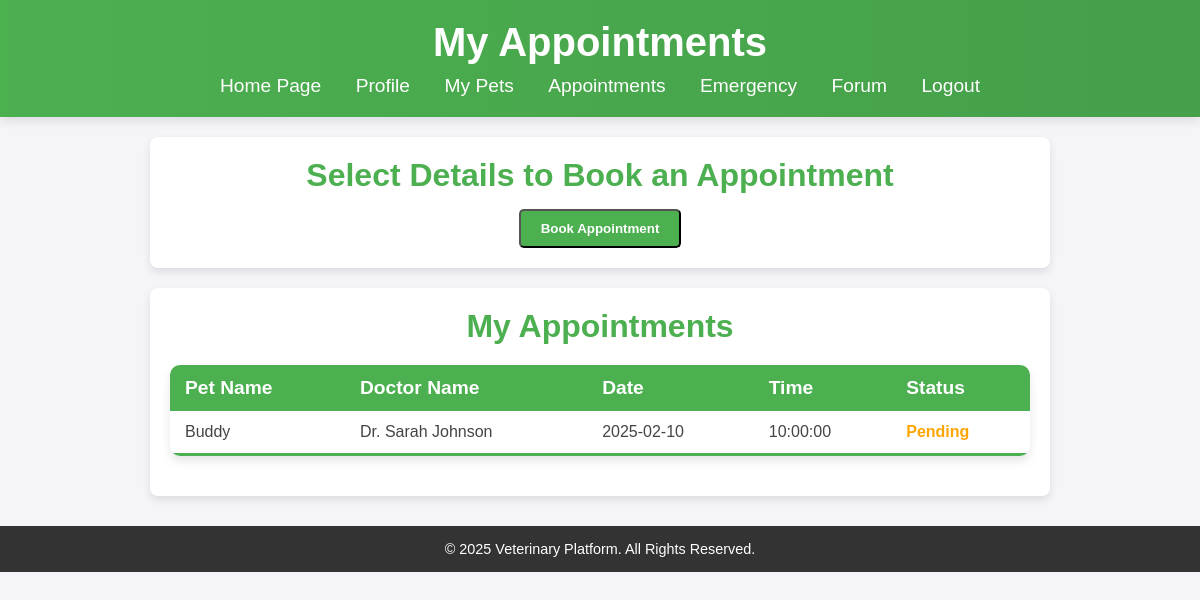
Screenshot of /user/appointments.php (signed in) with the database file from the repository.
### tables this page shows
CREATE TABLE IF NOT EXISTS appointments (
    id INT AUTO_INCREMENT PRIMARY KEY,
    pet_id INT NOT NULL,
    doctor_id INT NOT NULL,
    date DATE NOT NULL,
    time TIME NOT NULL,
    status ENUM('pending', 'confirmed', 'completed', 'canceled') DEFAULT 'pending',
    FOREIGN KEY (pet_id) REFERENCES pets(id) ON DELETE CASCADE,
    FOREIGN KEY (doctor_id) REFERENCES users(id) ON DELETE CASCADE
);

CREATE TABLE IF NOT EXISTS pets (
    id INT AUTO_INCREMENT PRIMARY KEY,
    user_id INT NOT NULL,
    name VARCHAR(255) NOT NULL,
    breed VARCHAR(255) DEFAULT NULL,
    type ENUM('dog', 'cat', 'bird', 'other') NOT NULL,
    age INT NOT NULL,
    health_status TEXT,
    FOREIGN KEY (user_id) REFERENCES users(id) ON DELETE CASCADE
);

CREATE TABLE IF NOT EXISTS users (
    id INT AUTO_INCREMENT PRIMARY KEY,
    name VARCHAR(255) NOT NULL,
    email VARCHAR(191) UNIQUE NOT NULL,
    password VARCHAR(255) NOT NULL,  
    role ENUM('admin', 'doctor', 'user') NOT NULL,
    phone VARCHAR(15) DEFAULT NULL,
    avatar VARCHAR(255) DEFAULT 'default-avatar.png',
    created_at TIMESTAMP DEFAULT CURRENT_TIMESTAMP
);

### user/appointments.php (the view, shortened to what this page needs)
<?php
include '../backend/database.php';
$user_id = $_SESSION['user_id'];
$appointments_query = "SELECT a.id, p.name AS pet_name, d.name AS doctor_name, a.date, a.time, a.status
                       FROM appointments a
                       JOIN pets p ON a.pet_id = p.id
                       JOIN users d ON a.doctor_id = d.id
                       WHERE p.user_id = ?";
$stmt = $conn->prepare($appointments_query);
$stmt->bind_param('i', $user_id);
$stmt->execute();
$appointments_result = $stmt->get_result();
?>
<!DOCTYPE html>
<html lang="en">
<head>
    <link rel="stylesheet" href="../public/css/style.css">
</head>
<body>
    <header>
        <h1>My Appointments</h1>
        <nav>
            <a href="../public/index.php">Home Page</a>
            <a href="profile.php">Profile</a>
            <a href="pets.php">My Pets</a>
            <a href="appointments.php">Appointments</a>
            <a href="emergency.php">Emergency</a>
            <a href="forum.php">Forum</a>
            <a href="../backend/logout.php">Logout</a>
        </nav>
    </header>
    <main>
        <section>
            <h2>Select Details to Book an Appointment</h2>
            <button onclick="showAppointmentForm()">Book Appointment</button>
        </section>
        <section>
            <h2>My Appointments</h2>
            <?php if ($appointments_result->num_rows > 0): ?>
                <table class="styled-table">
                    <thead>
                        <tr>
                            <th>Pet Name</th>
                            <th>Doctor Name</th>
                            <th>Date</th>
                            <th>Time</th>
                            <th>Status</th>
                        </tr>
                    </thead>
                    <tbody>
                        <?php while ($appointment = $appointments_result->fetch_assoc()): ?>
                            <tr>
                                <td><?= htmlspecialchars($appointment['pet_name']) ?></td>
                                <td><?= htmlspecialchars($appointment['doctor_name']) ?></td>
                                <td><?= htmlspecialchars($appointment['date']) ?></td>
                                <td><?= htmlspecialchars($appointment['time']) ?></td>
                                <td class="<?= 'status-' . strtolower($appointment['status']) ?>">
                                    <?= htmlspecialchars(ucfirst($appointment['status'])) ?>
                                </td>
                            </tr>
                        <?php endwhile; ?>
                    </tbody>
                </table>
            <?php else: ?>
                <p>You have no appointments at the moment. <a href="#appointment-form" onclick="showAppointmentForm()">Book one now</a>.</p>
            <?php endif; ?>
        </section>
    </main>
    <footer>
        <p>&copy; 2025 Veterinary Platform. All Rights Reserved.</p>
    </footer>
</body>
</html>

### public/css/style.css (style rules this page uses)
* { margin: 0; padding: 0; box-sizing: border-box; font-family: 'Poppins', sans-serif; scroll-behavior: smooth; }
body { background-color: #f4f4f9; color: #444; text-align: center; }
header { background: linear-gradient(to right, #4CAF50, #45a049); color: white; padding: 20px 0; box-shadow: 0 4px 10px rgba(0, 0, 0, 0.1); position: sticky; top: 0; width: 100%; z-index: 1000; }
header h1 { font-size: 2.5rem; animation: fadeInDown 1s ease-in-out; }
nav { margin-top: 10px; animation: fadeIn 1s ease-in-out; }
nav a { color: white; text-decoration: none; margin: 0 15px; font-size: 1.2rem; transition: transform 0.3s ease, color 0.3s; }
h2 { display: block; width: 100%; text-align: center; }
footer { background: #333; color: white; padding: 15px 0; margin-top: 30px; text-align: center; font-size: 0.9rem; }
section { margin: 20px auto; max-width: 900px; text-align: center; padding: 20px; background: white; border-radius: 8px; box-shadow: 0 4px 8px rgba(0, 0, 0, 0.1); }
section h2 { color: #4CAF50; margin-bottom: 15px; font-size: 2rem; }
button, a.button { display: inline-block; background-color: #4CAF50; color: white; padding: 10px 20px; text-decoration: none; border-radius: 5px; font-weight: bold; transition: background-color 0.3s; }
.styled-table { width: 100%; border-collapse: collapse; margin: 20px 0; font-size: 1rem; background: white; border-radius: 10px; overflow: hidden; box-shadow: 0 5px 10px rgba(0, 0, 0, 0.1); }
.styled-table th, .styled-table td { padding: 12px 15px; text-align: left; }
.styled-table thead { background-color: #4CAF50; color: white; font-size: 1.2rem; }
.styled-table tbody tr { border-bottom: 1px solid #ddd; }
.styled-table tbody tr:last-of-type { border-bottom: 3px solid #4CAF50; }

### user/appointments.php (style rules this page uses)
.status-pending { color: orange; font-weight: bold; }

### rows the page displays
appointments: pet.name "Buddy", doctor.name "Dr. Sarah Johnson", date "2025-02-10", time "10:00:00", status "Pending"
